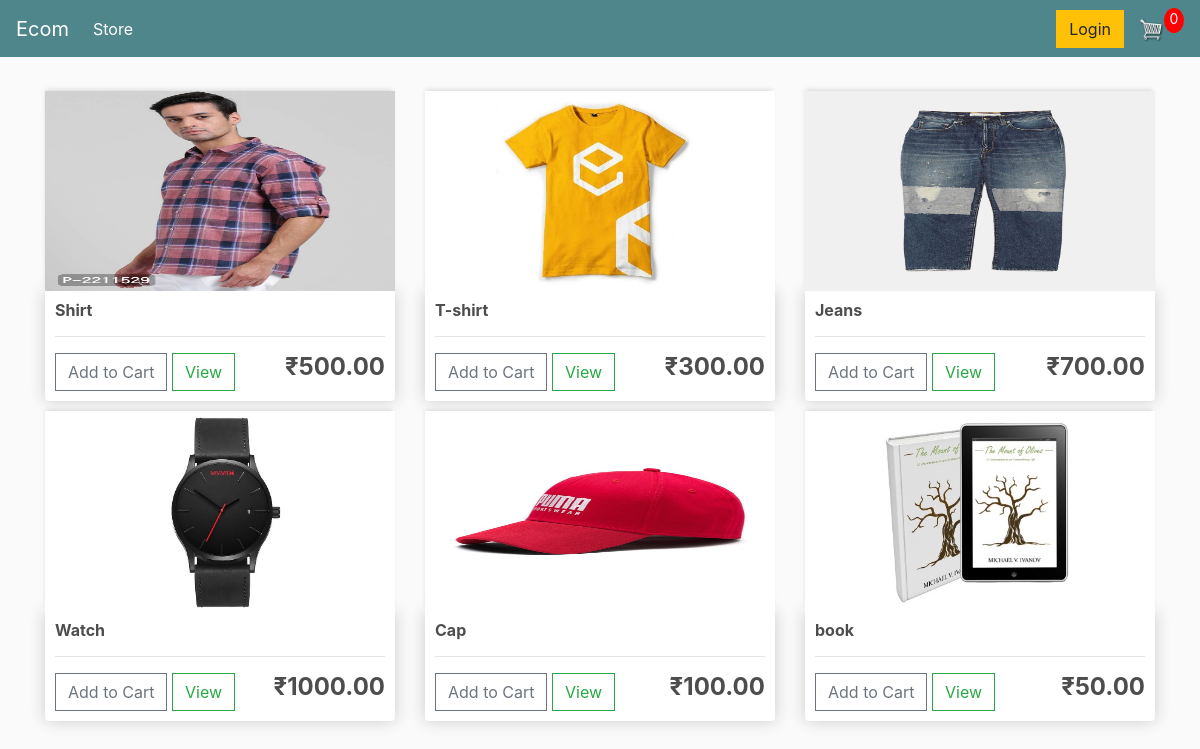
The page / on the database its author committed.
### store/models.py (models this page shows, shortened)
class Product(models.Model):
	name = models.CharField(max_length=200)
	price = models.DecimalField(max_digits=7, decimal_places=2)
	digital = models.BooleanField(default=False,null=True, blank=True)
	image = models.ImageField(null=True, blank=True)
	@property
	def imageURL(self):
		try:
			url = self.image.url
		except:
			url = ''
		return url

### store/views.py (the view)
# urls.py: path('', include('store.urls')),
def store(request):
	data = cartData(request)
	cartItems = data['cartItems']
	order = data['order']
	items = data['items']
	products = Product.objects.all()
	context = {'products':products, 'cartItems':cartItems}
	return render(request, 'store/store.html', context)

### store/utils.py (called while the page is built, shortened)
def cookieCart(request):
	try:
		cart = json.loads(request.COOKIES['cart'])
	except:
		cart = {}
		print('CART:', cart)
	items = []
	order = {'get_cart_total':0, 'get_cart_items':0, 'shipping':False}
	cartItems = order['get_cart_items']
	return {'cartItems':cartItems ,'order':order, 'items':items}

def cartData(request):
	if request.user.is_authenticated:
		customer = request.user.customer
		order, created = Order.objects.get_or_create(customer=customer, complete=False)
		items = order.orderitem_set.all()
		cartItems = order.get_cart_items
	else:
		cookieData = cookieCart(request)
		cartItems = cookieData['cartItems']
		order = cookieData['order']
		items = cookieData['items']
	return {'cartItems':cartItems ,'order':order, 'items':items}

### store/templates/store/store.html
{% extends 'store/main.html' %}
{% load static %}
{% block content %}
	<div class="row">
		{% for product in products %}
		<div class="col-lg-4">
			<img class="thumbnail" src="{{product.imageURL}}">
			<div class="box-element product">
				<h6><strong>{{product.name}}</strong></h6>
				<hr>
				<button data-product="{{product.id}}" data-action="add" class="btn btn-outline-secondary add-btn update-cart">Add to Cart</button>
				<a class="btn btn-outline-success" href="#">View</a>
				<h4 style="display: inline-block; float: right"><strong>₹{{product.price}}</strong></h4>
			</div>
		</div>
		{% endfor %}
	</div>
{% endblock content %}

### store/templates/store/main.html (shortened to what this page needs)
<!DOCTYPE html>
{% load static %}
<html>
<head>
	<link rel="stylesheet" href="https://stackpath.bootstrapcdn.com/bootstrap/4.4.1/css/bootstrap.min.css">
	<link rel="stylesheet" type="text/css" href="{% static 'css/main.css' %}">
</head>
<body>
	<nav class="navbar navbar-expand-lg navbar-dark bg-dark">
	  <a class="navbar-brand" href="{% url 'store' %}">Ecom</a>
	  <div class="collapse navbar-collapse" id="navbarSupportedContent">
	    <ul class="navbar-nav mr-auto">
	      <li class="nav-item active">
	        <a class="nav-link" href="{% url 'store' %}">Store <span class="sr-only">(current)</span></a>
	      </li>
	    </ul>
	    <div class="form-inline my-2 my-lg-0">
	     	<a href="#"class="btn btn-warning">Login</a>
	     	<a href="{% url 'cart' %}">
	    		<img  id="cart-icon" src="{% static 'images/cart.png' %}">
	    	</a>
	    	<p id="cart-total">{{cartItems}}</p>
	    </div>
	  </div>
	</nav>
     <div class="container">
            <br>
            {% block content %}
            {% endblock content %}
         </div>
</body>
</html>

### static/css/main.css (style rules this page uses)
body { background-color: hsl(0, 0%, 98%); }
h1,h2,h3,h4,h5,h6 { color:hsl(0, 0%, 30%); }
.box-element { box-shadow:hsl(0, 0%, 80%) 0 0 16px; background-color: #fff; border-radius: 4px; padding: 10px; }
.thumbnail { width: 100%; height: 200px; -webkit-box-shadow: -1px -3px 5px -2px rgba(214,214,214,1); -moz-box-shadow: -1px -3px 5px -2px rgba(214,214,214,1); box-shadow: -1px -3px 5px -2px rgba(214,214,214,1); }
.product { border-radius: 0 0 4px 4px; }
.bg-dark { background-color: #4f868c!important; }
#cart-icon { width:25px; display: inline-block; margin-left: 15px; }
#cart-total { display: block; text-align: center; color:#fff; background-color: red; width: 20px; height: 25px; border-radius: 50%; font-size: 14px; }
.col-lg-4, .col-lg-6, .col-lg-8, .col-lg-12 { margin-top: 10px; }
.btn { border-radius: 0; }

### rows shown on the page
Product: imageURL (picture), name "Shirt", price "500.00"
Product: imageURL (picture), name "T-shirt", price "300.00"
Product: imageURL (picture), name "Jeans", price "700.00"
Product: imageURL (picture), name "Watch", price "1000.00"
Product: imageURL (picture), name "Cap", price "100.00"
Product: imageURL (picture), name "book", price "50.00"

### other values the page prints
{{ cartItems }} "0"
